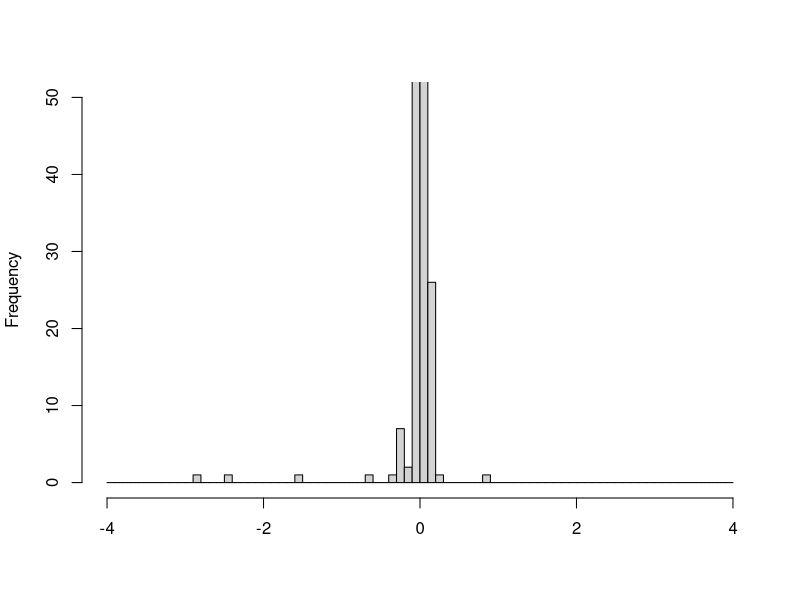

This figure's R source: (Note: this script raises an error after producing the figure.)
t = read.table('sitelnL3000.csv', sep='\t', header=TRUE)

d1.2 = 2*(t$tree1 - t$tree2)
d1.3 = 2*(t$tree1 - t$tree3)
d1.12 = 2*(t$tree1 - t$tree12)

nsites = length(d1.2)


nrellreps = 10000;
    

biggest1.2=max(ceiling(max(d1.2)*10),ceiling(-min(d1.2)*10))/10
biggest1.3=max(ceiling(max(d1.3)*10),ceiling(-min(d1.3)*10))/10
biggest1.12=max(ceiling(max(d1.12)*10),ceiling(-min(d1.12)*10))/10
biggest = max(biggest1.2, biggest1.3, biggest1.12)

rellfunc = function(diffs) {
    centering = sum(diffs)
    obs = abs(centering)
    rellMoreExtreme = 0;
    for (i in c(1:nrellreps)) {
        r = sample(diffs, replace=TRUE)
        rs = abs(sum(r) - centering)
        if (rs >= obs) {
            rellMoreExtreme = rellMoreExtreme + 1;
        }
    }
    rellMoreExtreme/nrellreps;
}

ztestkh = function(diffs) {
    print(c('max',  max(diffs)))
    print(c('min', min(diffs)))
    print(c('mean', mean(diffs)))
    print(c('sd', sd(diffs)))
    nsites = length(diffs)
    Delta = sum(diffs)
    print(c('Delta', Delta))
    VarSum = nsites*var(diffs)
    print(c('VarSum', VarSum))
    Z = -abs(Delta/(sqrt(VarSum)))
    print(c('Z', Z))
    halfp = pnorm(Z)
    p = 2.0 * halfp 
    print(c('p', p))
    p
}


print(ztestkh(d1.2))
print(rellfunc(d1.2))
mult=7
x = seq(-biggest, biggest, 0.01)
breaks=seq(-biggest, biggest, 0.1)
sbreaks=seq(-biggest*mult, biggest*mult, 0.1*mult)
print(breaks)
pdf('d1-2hist.pdf')
hist(d1.2, breaks=breaks, axes=TRUE, ylim=c(0,50), main=c(""), xlab="")
#lines(x, 5*dnorm(x, mean=0, sd=sd(d1.2)))
dev.off()

u1.2 = replicate(nrellreps, sum(sample(d1.2, replace=TRUE)))
mu1.2 = mean(u1.2)
print(mu1.2)
print(sd(u1.2))
print(var(u1.2))
pdf('uncentered1-2hist.pdf')
hist(u1.2, breaks=sbreaks, axes=TRUE, main=c(""), xlab="")
#lines(x, 5*dnorm(x, mean=0, sd=sd(d1.2)))
abline(v=mu1.2)
dev.off()
pdf('centered1-2hist.pdf')
hist(u1.2-mu1.2, breaks=sbreaks, axes=TRUE, main=c(""), xlab="")
#lines(x, 5*dnorm(x, mean=0, sd=sd(d1.2)))
dev.off()



print(ztestkh(d1.3))
print(rellfunc(d1.3))

x = seq(-biggest, biggest, 0.01)
breaks=seq(-biggest, biggest, 0.1)
print(breaks)
pdf('d1-3hist.pdf')
hist(d1.3, breaks=breaks, axes=TRUE, ylim=c(0,50), main=c(""), xlab="")
#lines(x, 5*dnorm(x, mean=0, sd=sd(d1.3)))
dev.off()



print(ztestkh(d1.12))
print(rellfunc(d1.12))


x = seq(-biggest, biggest, 0.01)
breaks=seq(-biggest, biggest, 0.1)
print(breaks)
pdf('d1-12hist.pdf')
hist(d1.12, breaks=breaks, axes=TRUE, ylim=c(0,50), main=c(""), xlab="")
#lines(x, 5*dnorm(x, mean=0, sd=sd(d1.12)))
dev.off()



